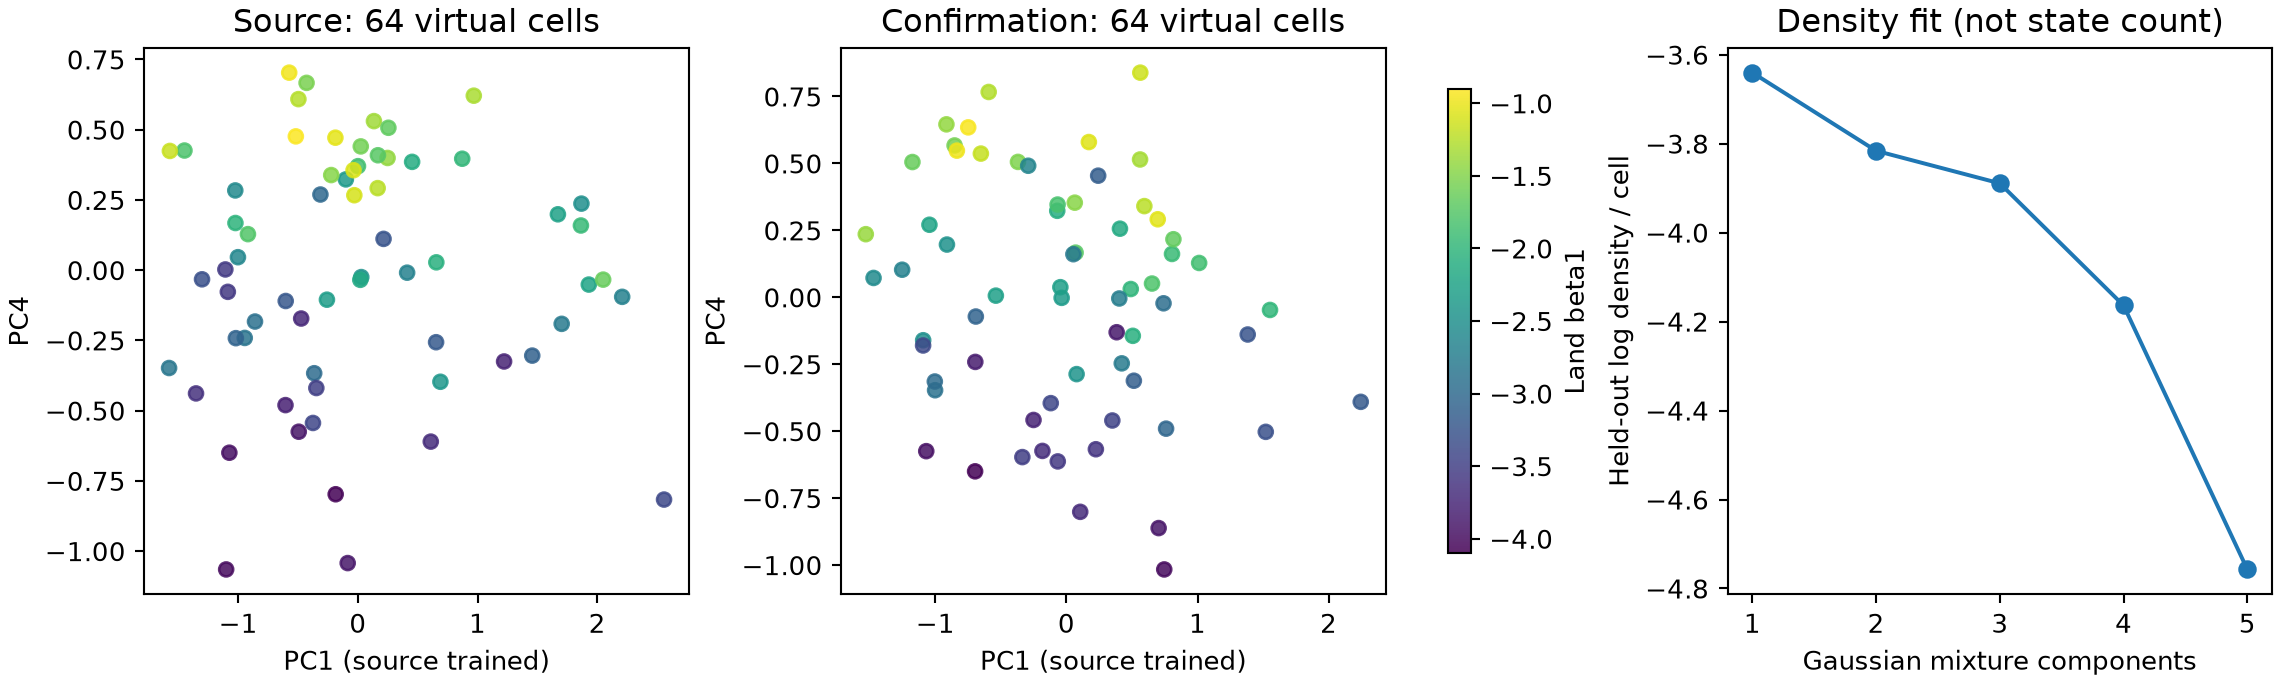

Here is the Python script that generated this plot:
"""Frozen exploratory audit: continuum, stable components, and physical gradients.

The 64-cell source cohort defines all scaling and PCA axes. The independent
64-cell confirmation cohort is scored without refitting those axes. These are
synthetic cells from the same equations, so this is a feasibility audit only.
"""

from __future__ import annotations

import json
from pathlib import Path

import matplotlib
matplotlib.use("Agg")
import matplotlib.pyplot as plt
import networkx as nx
import numpy as np
from scipy.sparse.csgraph import minimum_spanning_tree
from scipy.spatial.distance import cdist
from scipy.stats import spearmanr
from sklearn.decomposition import PCA
from sklearn.mixture import GaussianMixture

HERE = Path(__file__).resolve().parent
ROOT = HERE / "human_bidirectional_output"
PARAM = ["CaL", "SERCA", "NCX", "IKr", "IK1", "INaL", "g_ionic",
         "ca50", "TRPN_n", "nperm", "beta0", "beta1", "Tref"]
BF = np.array([.1, .001, .1])
CF = np.array([.1,.1,.1,.001,.001,.1,.1,.1,.1,.1,.0005,.0005])


def unpack(path: Path):
    a = np.loadtxt(path, delimiter=",")
    assert a.shape == (64, 113) and np.all(a[:, -1] == 1)
    f = a[:, 16:-1].reshape(64, 12, 8).transpose(0, 2, 1)
    return a[:, :13], a[:, 13:16], f[:, :5]


ta, ba, ca = unpack(ROOT / "feedback_13param_cohort.csv")
tb, bb, cb = unpack(ROOT / "feedback_13param_confirm_cohort.csv")


def observation(base, challenge):
    # The same 300-ms mechanical calibration and frozen block weighting as the
    # existing functional-neighborhood analysis.
    bsd = ba.std(0); bkeep = bsd >= BF
    b = (base[:, bkeep] - ba[:, bkeep].mean(0)) / np.maximum(bsd[bkeep], BF[bkeep])
    csd = ca[:, 2].std(0); ckeep = csd >= CF
    c = (challenge[:, 2, ckeep] - ca[:, 2, ckeep].mean(0)) / np.maximum(csd[ckeep], CF[ckeep])
    return np.concatenate([b / np.sqrt(b.shape[1]), c / np.sqrt(c.shape[1])], axis=1)


xa, xb = observation(ba, ca), observation(bb, cb)
pca = PCA(n_components=5).fit(xa)
za, zb = pca.transform(xa), pca.transform(xb)


def balanced_mst_gap(x, min_group=8):
    """Largest MST edge that divides at least min_group cells on each side."""
    d = cdist(x, x)
    tree = minimum_spanning_tree(d).tocoo()
    edges = list(zip(tree.row.tolist(), tree.col.tolist(), tree.data.tolist()))
    median = float(np.median([e[2] for e in edges]))
    graph = nx.Graph(); graph.add_nodes_from(range(len(x)))
    graph.add_weighted_edges_from(edges)
    candidates = []
    for i, j, w in edges:
        graph.remove_edge(i, j)
        sizes = sorted(len(c) for c in nx.connected_components(graph))
        if len(sizes) == 2 and sizes[0] >= min_group:
            candidates.append((w / median, sizes[0], sizes[1]))
        graph.add_edge(i, j, weight=w)
    return max(candidates, default=(0., 0, 0))


rng = np.random.default_rng(20261018)
gaps = {}
for name, z in [("source", za), ("confirmation", zb)]:
    actual = balanced_mst_gap(z)
    gaussian = rng.multivariate_normal(z.mean(0), np.cov(z, rowvar=False),
                                        size=(500, len(z)))
    null = np.array([balanced_mst_gap(v)[0] for v in gaussian])
    gaps[name] = {"balanced_mst_edge_over_median": float(actual[0]),
                  "cut_group_sizes": [int(actual[1]), int(actual[2])],
                  "covariance_matched_gaussian_95pct": float(np.quantile(null, .95)),
                  "null_tail_fraction": float(np.mean(null >= actual[0]))}

mixtures = []
for k in range(1, 6):
    g = GaussianMixture(n_components=k, covariance_type="full", reg_covar=.01,
                        n_init=10, random_state=42).fit(za)
    mixtures.append({"k": k, "source_bic": float(g.bic(za)),
                     "confirmation_log_density_per_cell": float(g.score(zb)),
                     "confirmation_component_counts": np.bincount(
                         g.predict(zb), minlength=k).tolist()})

# A gradient must be interpretable on an untouched parameter-draw cohort.
rho_a = np.array([[spearmanr(za[:, i], ta[:, j]).statistic
                   for j in range(13)] for i in range(5)])
rho_b = np.array([[spearmanr(zb[:, i], tb[:, j]).statistic
                   for j in range(13)] for i in range(5)])
best = np.unravel_index(np.argmax(abs(rho_a)), rho_a.shape)
permutation_max = []
for _ in range(1000):
    tp = ta[rng.permutation(len(ta))]
    vals = [abs(spearmanr(za[:, i], tp[:, j]).statistic)
            for i in range(5) for j in range(13)]
    permutation_max.append(max(vals))
gradient = {"source_selected_pc": int(best[0] + 1),
            "source_selected_parameter": PARAM[best[1]],
            "source_spearman": float(rho_a[best]),
            "confirmation_spearman_frozen_axes": float(rho_b[best]),
            "source_familywise_permutation_p": float((1 + np.sum(
                np.array(permutation_max) >= abs(rho_a[best]))) / 1001),
            "all_source_and_confirmation_correlations": [
                {"pc": i+1, "parameter": PARAM[j],
                 "source": float(rho_a[i,j]), "confirmation": float(rho_b[i,j])}
                for i in range(5) for j in range(13)]}

# Negative control: at baseline lambda=1, Land beta1 is absent from the
# length-dependent pathway. Compare with a source-trained baseline space.
bkeep = ba.std(0) >= BF
base_a = (ba[:,bkeep] - ba[:,bkeep].mean(0)) / np.maximum(ba[:,bkeep].std(0), BF[bkeep])
base_b = (bb[:,bkeep] - ba[:,bkeep].mean(0)) / np.maximum(ba[:,bkeep].std(0), BF[bkeep])
base_pca = PCA(n_components=base_a.shape[1]).fit(base_a)
base_za, base_zb = base_pca.transform(base_a), base_pca.transform(base_b)
gradient["beta1_baseline_pc_correlations_source"] = [float(spearmanr(base_za[:,i], ta[:,11]).statistic)
                                                    for i in range(base_za.shape[1])]
gradient["beta1_baseline_pc_correlations_confirmation"] = [float(spearmanr(base_zb[:,i], tb[:,11]).statistic)
                                                          for i in range(base_zb.shape[1])]

out = {"note": "Exploratory same-equation synthetic geometry; not a measured biological topology.",
       "source_cells": 64, "confirmation_cells": 64,
       "observation_features": int(xa.shape[1]),
       "pca_explained_variance_ratio_source": pca.explained_variance_ratio_.tolist(),
       "balanced_h0_proxy": gaps, "gaussian_mixtures": mixtures,
       "physical_gradient": gradient}
dest = HERE / "three_paper_state_space_gate.json"
dest.write_text(json.dumps(out, ensure_ascii=False, indent=2), encoding="utf-8")

fig, ax = plt.subplots(1, 3, figsize=(12, 3.6), constrained_layout=True)
for panel, z, theta, title in [(ax[0], za, ta, "Source: 64 virtual cells"),
                               (ax[1], zb, tb, "Confirmation: 64 virtual cells")]:
    scatter = panel.scatter(z[:,0], z[:,3], c=theta[:,11], cmap="viridis",
                            vmin=-4.1, vmax=-.9, s=28, alpha=.85)
    panel.set(xlabel="PC1 (source trained)", ylabel="PC4", title=title)
fig.colorbar(scatter, ax=[ax[0],ax[1]], label="Land beta1", shrink=.85)
ks = [r["k"] for r in mixtures]
ax[2].plot(ks, [r["confirmation_log_density_per_cell"] for r in mixtures], "o-")
ax[2].set(xlabel="Gaussian mixture components", ylabel="Held-out log density / cell",
          title="Density fit (not state count)")
fig.savefig(HERE / "three_paper_state_space_gate.png", dpi=190)
print(json.dumps({"gaps": gaps, "mixtures": mixtures, "gradient": {
    k:v for k,v in gradient.items() if k!="all_source_and_confirmation_correlations"},
    "pca_var": out["pca_explained_variance_ratio_source"]}, indent=2))
